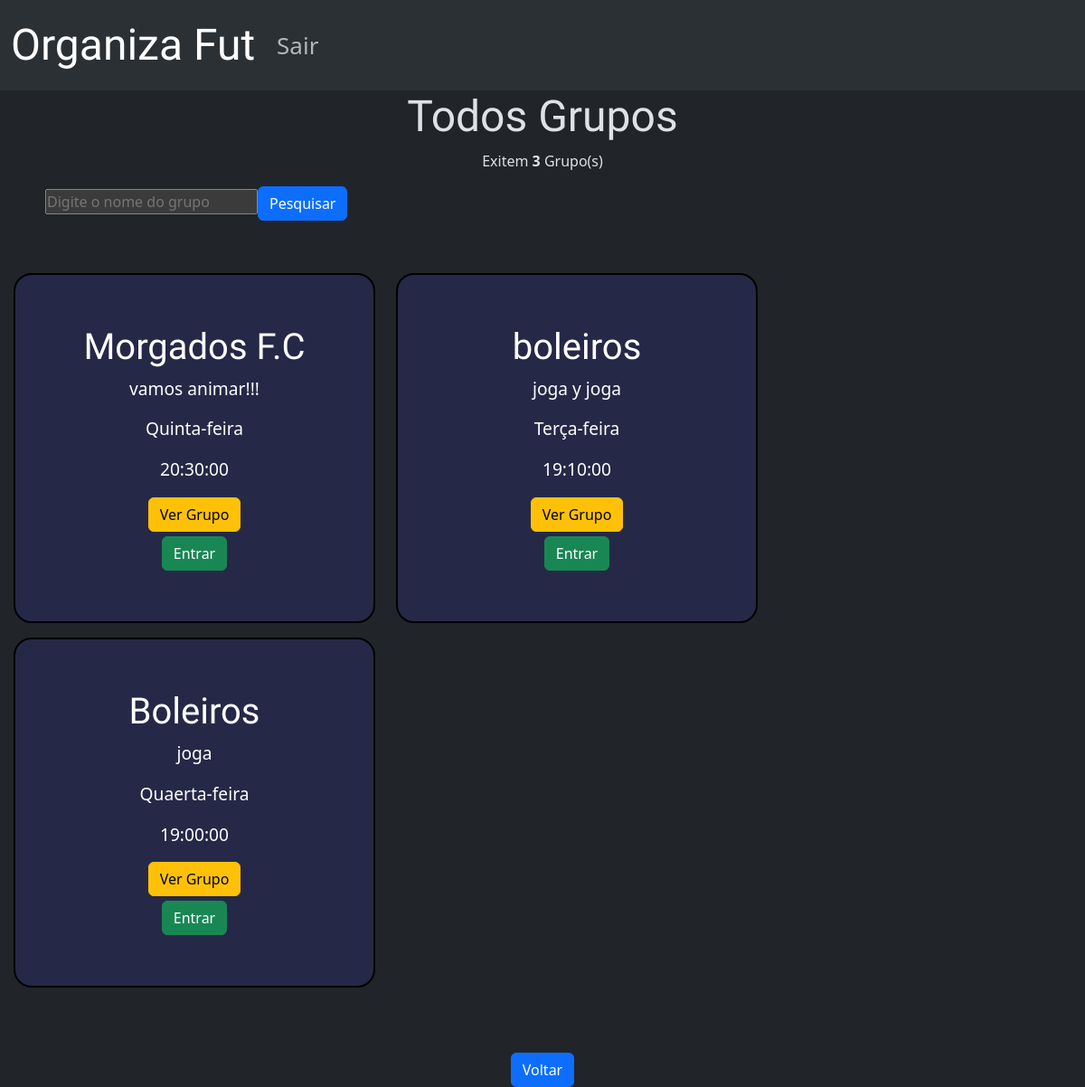
Screenshot of /grupo.php with the database file from the repository.
### tables this page shows
CREATE TABLE `grupo` (
  `idGrupo` int(11) NOT NULL,
  `nomeGrupo` varchar(45) NOT NULL,
  `diaSemana` varchar(20) NOT NULL,
  `horaJogo` time NOT NULL,
  `descricaoGrupo` varchar(300) NOT NULL,
  `idCriador` int(11) NOT NULL
);

### grupo.php (the view, shortened to what this page needs)
<?php
include('config.php');
$sql = "SELECT * FROM grupo";
$result = $conn->query($sql) or die($conn->error);
$qtd = $result->num_rows;
?>
<!DOCTYPE html>
<html lang="en" data-bs-theme="dark">
<head>
    <link rel="stylesheet" href="css/bootstrap.min.css">
    <link rel="stylesheet" href="https://cdnjs.cloudflare.com/ajax/libs/font-awesome/4.7.0/css/font-awesome.min.css">
    <link rel="stylesheet" href="css/styledashboard.css">
</head>
<body>
    <div class="containerMenu text-center d-lg-block">
        <div class="row">
            <div class="col-12">
                <nav class="navbar navbar-expand-lg bg-body-tertiary">
                    <div class="container-fluid">
                        <a class="navbar-brand" href="dashboard.php">
                            Organiza Fut
                        </a>
                        <div class="collapse navbar-collapse" id="navbarNavAltMarkup">
                            <div class="navbar-nav">
                                <a class="nav-link" href="logout.php">Sair</a>
                            </div>
                        </div>
                    </div>
                </nav>
            </div>
        </div>
    </div>
    <div class="container">
        <div class="row">
            <div class="col-12 text-center">
                <h5 class='nGrup'>Todos Grupos</h5>
            </div>
        </div>
    </div>
    <?php
    if ($qtd > 0) {
        echo "<div class='row'>";
        echo "<div class='col-12 text-center'>";
        echo "<div class='qntResult'><p>Exitem<b> $qtd</b> Grupo(s)</p></div>";
        echo "</div>";
        echo "</div>";
        echo "<div class='row'>";
        echo "<div class='col-12'>";
        echo "<form class='pesqGrupo' action='pesquisarGrupos.php' method='POST'>";
        echo "<input type='text' name='nomeGrupo' placeholder='Digite o nome do grupo'>";
        echo "<button type='submit' class='btn btn-primary'>Pesquisar</button>";
        echo "</form>";
        echo "</div>";
        echo "</div>";
        while ($row = $result->fetch_object()) {
            echo "<div class='containerGrupo text-center'>";
            echo "<div class='row'>";
            echo "<div class='col-12 text-center'>";
            echo "<div class='card'>";
            echo "<div class='card-body'>";
            echo "<h5 class='card-title text-center'>" . $row->nomeGrupo . "</h5>";
            echo "<p class='card-desc text-center'>" . $row->descricaoGrupo . "</p>";
            echo "<p class='card-desc text-center'>" . $row->diaSemana . "</p>";
            echo "<p class='card-desc text-center'>" . $row->horaJogo . "</p>";
            echo"<div class='btnVer'>";
            echo "<button onclick=\"location.href='verGrupo.php?idGrupo=$row->idGrupo';\"class='btn btn-warning'>Ver Grupo</button>";
            echo"</div>";
            echo "<button onclick=\"location.href='entrarGrupo.php?idGrupo=$row->idGrupo';\" class='btn btn-success'>Entrar</button>";
            echo"</div>";
            echo "</div>";
            echo "</div>";
            echo "</div>";
            echo "</div>";
        }
    } else {
        print "<p>Não encontrou resultado</p>";
    }
    ?>
    <div class="btnGrup text-center">
        <div class="row">
            <div class="col-12">
                <a href="dashboard.php" class="btn btn-primary"> Voltar </a>
            </div>
        </div>
    </div>
</body>
</html>

### css/styledashboard.css (style rules this page uses)
* { margin: 0; padding: 0; }
.navbar-brand { font-family: "Sedgwick Ave Display", cursive; font-weight: 400; font-style: normal; }
.navbar { height: 100px; font-size: 26px; }
.navbar-brand { font-size: 3rem; }
.card { border: 2px solid rgb(0, 0, 0); border-radius: 20px; padding: 40px; width: 400px; top: 50px; background-color: #252947; color: white; }
h5 { font-family: "Sedgwick Ave Display", cursive; font-weight: 400; font-style: normal; }
.card-title { font-size: 2.5rem; }
.containerGrupo { display: inline-flex; flex-wrap: wrap; justify-content: center; gap: 20px; position: -ms-page; margin: 8px 8px 8px 15px; }
.qntResult { font-size: 16px; }
.pesqGrupo { margin-left: 50px; }
.nGrup { font-family: "Sedgwick Ave Display", cursive; font-weight: 400; font-style: normal; font-size: 3rem; }
.card-desc { font-size: 1.2rem; }
.btnGrup { margin-bottom: 20px; }
.btnVer { margin-bottom: 5px; }

### grupo.php (style rules this page uses)
.btn { position: relative; top: 300%; }

### rows the page displays
grupo: nomeGrupo "Morgados F.C", descricaoGrupo "vamos animar!!!", diaSemana "Quinta-feira", horaJogo "20:30:00"
grupo: nomeGrupo "boleiros", descricaoGrupo "joga y joga", diaSemana "Terça-feira", horaJogo "19:10:00"
grupo: nomeGrupo "Boleiros", descricaoGrupo "joga", diaSemana "Quaerta-feira", horaJogo "19:00:00"

### other values shown
$qtd "3"
